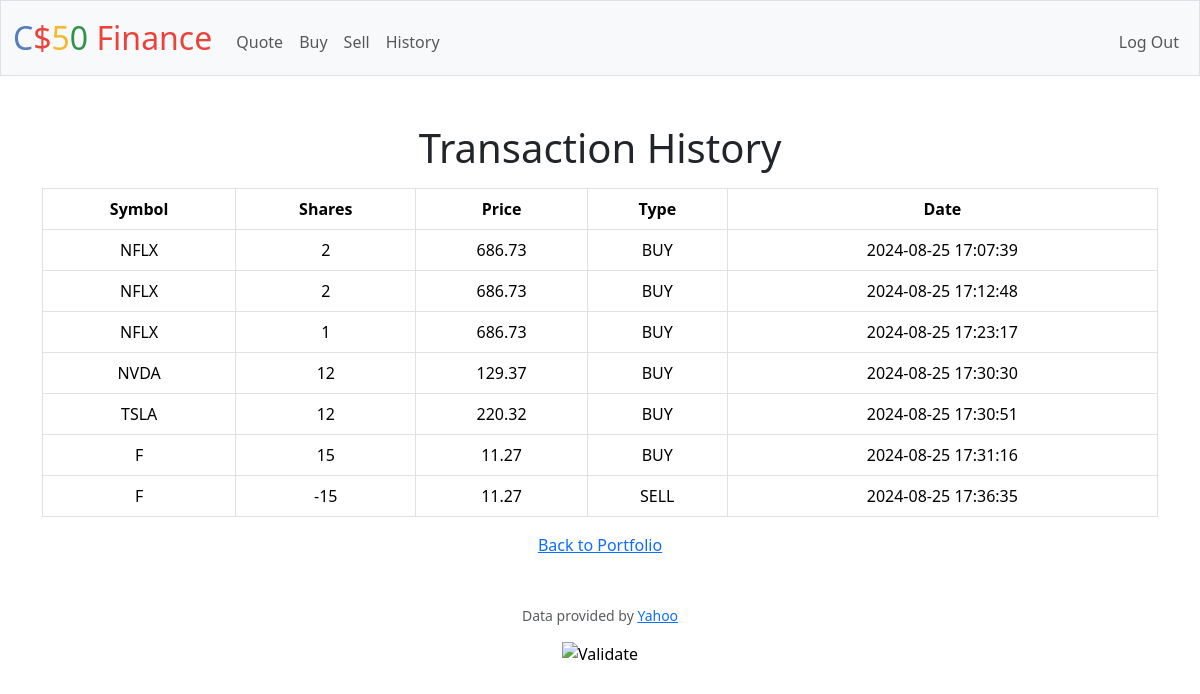
The page /history (signed in) on the database its author committed.
### tables this page shows
CREATE TABLE history (
         id INTEGER PRIMARY KEY AUTOINCREMENT,
         user_id INTEGER NOT NULL,
         symbol TEXT NOT NULL,
         shares INTEGER NOT NULL,
         price REAL NOT NULL,
         transaction_type TEXT NOT NULL,
         timestamp TEXT NOT NULL,
         FOREIGN KEY (user_id) REFERENCES users(id)
         );

### app.py (the view)
@app.route("/history")
@login_required
def history():
    history = History.get_user_history(session["user_id"])
    return render_template("history.html", history=history)

### app.py (called while the page is built)
@app.after_request
def after_request(response):
    response.headers["Cache-Control"] = "no-cache, no-store, must-revalidate"
    response.headers["Expires"] = 0
    response.headers["Pragma"] = "no-cache"
    return response

@login_manager.user_loader
def load_user(user_id):
    return User.get(user_id)

    @staticmethod
    def get_user_history(user_id):
        rows = db.execute("SELECT * FROM history WHERE user_id = ?", user_id)
        return rows

    @staticmethod
    def get(user_id):
        rows = db.execute("SELECT * FROM users WHERE id = ?", user_id)
        if len(rows) == 0:
            return None
        return User(
            user_id=rows[0]["id"],
            username=rows[0]["username"],
            password_hash=rows[0]["hash"],
        )

    @property
    def is_authenticated(self):
        return True

### templates/history.html (shortened to what this page needs)
{% extends "layout.html" %}
{% block main %}
<h1>Transaction History</h1>
<table class="table table-bordered mt-3">
    <tr>
        <th>Symbol</th>
        <th>Shares</th>
        <th>Price</th>
        <th>Type</th>
        <th>Date</th>
    </tr>
    {% for record in history %}
    <tr>
        <td>{{ record.symbol or 'N/A' }}</td>
        <td>{{ record.shares | default(0) }}</td>
        <td>{{ record.price | default(0.0) }}</td>
        <td>{{ record.transaction_type or 'N/A' }}</td>
        <td>{{ record.timestamp or 'N/A' }}</td>
    </tr>
    {% else %}
    <tr>
        <td colspan="5" class="text-center">No transaction history available</td>
    </tr>
    {% endfor %}
</table>
<a href="/">Back to Portfolio</a>
{% endblock %}

### templates/layout.html (shortened to what this page needs)
<!DOCTYPE html>
<html lang="en">
    <head>
        <link href="https://cdn.jsdelivr.net/npm/bootstrap@5.3.3/dist/css/bootstrap.min.css" rel="stylesheet">
        <link href="/static/styles.css" rel="stylesheet">
    </head>
    <body>
        <nav class="bg-light border navbar navbar-expand-md navbar-light">
            <div class="container-fluid">
                <a class="navbar-brand" href="/"><span class="blue">C</span><span class="red">$</span><span class="yellow">5</span><span class="green">0</span> <span class="red">Finance</span></a>
                <div class="collapse navbar-collapse" id="navbar">
                    {% if session["user_id"] %}
                        <ul class="navbar-nav me-auto mt-2">
                            <li class="nav-item"><a class="nav-link" href="/quote">Quote</a></li>
                            <li class="nav-item"><a class="nav-link" href="/buy">Buy</a></li>
                            <li class="nav-item"><a class="nav-link" href="/sell">Sell</a></li>
                            <li class="nav-item"><a class="nav-link" href="/history">History</a></li>
                        </ul>
                        <ul class="navbar-nav ms-auto mt-2">
                            <li class="nav-item"><a class="nav-link" href="/logout">Log Out</a></li>
                        </ul>
                    {% else %}
                        <ul class="navbar-nav ms-auto mt-2">
                            <li class="nav-item"><a class="nav-link" href="/register">Register</a></li>
                            <li class="nav-item"><a class="nav-link" href="/login">Log In</a></li>
                        </ul>
                    {% endif %}
                </div>
            </div>
        </nav>
        <main class="container py-5 text-center">
            {% block main %}
            {% endblock %}
        </main>
        <footer class="mb-5">
            <p class="mb-3 small text-center text-muted">
                Data provided by <a href="https://finance.yahoo.com/">Yahoo</a>
            </p>
            <form action="https://validator.w3.org/check" class="text-center" enctype="multipart/form-data" method="post" target="_blank">
                <input alt="Validate" src="/static/I_heart_validator.png" type="image">
            </form>
        </footer>
    </body>
</html>

### static/styles.css (style rules this page uses)
nav .navbar-brand { font-size: xx-large; }
nav .navbar-brand .blue { color: #537fbe; }
nav .navbar-brand .red { color: #ea433b; }
nav .navbar-brand .yellow { color: #f5b82e; }
nav .navbar-brand .green { color: #2e944b; }

### rows shown on the page
history: symbol "NFLX", shares "2", price "686.73", transaction_type "BUY", timestamp "2024-08-25 17:07:39"
history: symbol "NFLX", shares "2", price "686.73", transaction_type "BUY", timestamp "2024-08-25 17:12:48"
history: symbol "NFLX", shares "1", price "686.73", transaction_type "BUY", timestamp "2024-08-25 17:23:17"
history: symbol "NVDA", shares "12", price "129.37", transaction_type "BUY", timestamp "2024-08-25 17:30:30"
history: symbol "TSLA", shares "12", price "220.32", transaction_type "BUY", timestamp "2024-08-25 17:30:51"
history: symbol "F", shares "15", price "11.27", transaction_type "BUY", timestamp "2024-08-25 17:31:16"
history: symbol "F", shares "-15", price "11.27", transaction_type "SELL", timestamp "2024-08-25 17:36:35"
